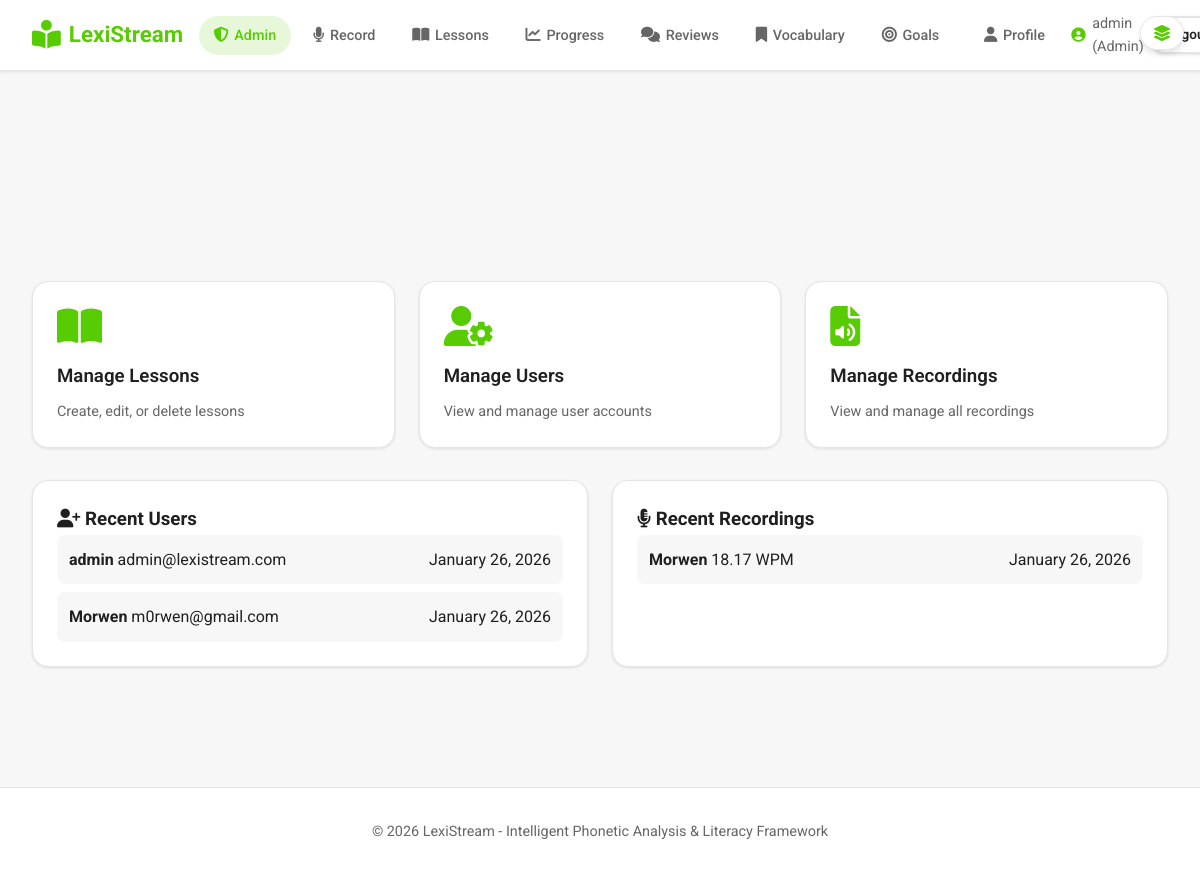
Page /admin/dashboard (signed in) on the committed database.
### app.py (models this page shows)
class User(UserMixin, db.Model):
    id = db.Column(db.Integer, primary_key=True)
    username = db.Column(db.String(80), unique=True, nullable=False)
    email = db.Column(db.String(120), unique=True, nullable=False)
    password_hash = db.Column(db.String(255), nullable=False)
    is_admin = db.Column(db.Boolean, default=False, nullable=False)
    display_name = db.Column(db.String(120))
    bio = db.Column(db.Text)
    location = db.Column(db.String(120))
    website = db.Column(db.String(255))
    avatar_url = db.Column(db.String(255))
    role = db.Column(db.String(20), default="user", nullable=False)  # user, teacher, admin
    created_at = db.Column(db.DateTime, default=datetime.utcnow)

class Recording(db.Model):
    id = db.Column(db.Integer, primary_key=True)
    user_id = db.Column(db.Integer, db.ForeignKey('user.id'), nullable=False)
    filename = db.Column(db.String(255), nullable=False)
    transcript = db.Column(db.Text)
    words_per_minute = db.Column(db.Float)
    duration_seconds = db.Column(db.Float)
    created_at = db.Column(db.DateTime, default=datetime.utcnow)
    user = db.relationship('User', backref=db.backref('recordings', lazy=True))

### app.py (the view)
@app.route('/admin/dashboard')
@login_required
@admin_required
def admin_dashboard():
    total_users = User.query.count()
    total_recordings = Recording.query.count()
    total_lessons = Lesson.query.count()
    total_reviews = Review.query.count()
    recent_users = User.query.order_by(User.created_at.desc()).limit(5).all()
    recent_recordings = Recording.query.order_by(Recording.created_at.desc()).limit(5).all()
    return render_template('admin/dashboard.html',
                         total_users=total_users,
                         total_recordings=total_recordings,
                         total_lessons=total_lessons,
                         total_reviews=total_reviews,
                         recent_users=recent_users,
                         recent_recordings=recent_recordings)

### app.py (called while the page is built)
@login_manager.user_loader
def load_user(user_id):
    return User.query.get(int(user_id))

def admin_required(f):
    @wraps(f)
    def decorated_function(*args, **kwargs):
        if not current_user.is_authenticated or not current_user.is_admin:
            flash('Admin access required')
            return redirect(url_for('dashboard'))
        return f(*args, **kwargs)
    return decorated_function

### templates/admin/dashboard.html (shortened to what this page needs)
{% extends "base.html" %}
{% block content %}
<div class="admin-stats-grid">
    </div>
    <div class="action-grid">
        <a href="{{ url_for('admin_lessons') }}" class="action-card">
            <i class="fas fa-book-open"></i>
            <h3>Manage Lessons</h3>
            <p>Create, edit, or delete lessons</p>
        </a>
        <a href="{{ url_for('admin_users') }}" class="action-card">
            <i class="fas fa-user-cog"></i>
            <h3>Manage Users</h3>
            <p>View and manage user accounts</p>
        </a>
        <a href="{{ url_for('admin_recordings') }}" class="action-card">
            <i class="fas fa-file-audio"></i>
            <h3>Manage Recordings</h3>
            <p>View and manage all recordings</p>
        </a>
    </div>
    <div class="recent-section">
        <div class="card">
            <h3><i class="fas fa-user-plus"></i> Recent Users</h3>
            {% if recent_users %}
            <div class="recent-list">
                {% for user in recent_users %}
                <div class="recent-item">
                    <div class="recent-item-info">
                        <strong>{{ user.username }}</strong>
                        <span>{{ user.email }}</span>
                    </div>
                    <span class="recent-date">{{ user.created_at.strftime('%B %d, %Y') }}</span>
                </div>
                {% endfor %}
            </div>
            {% else %}
            <p class="empty-message">No users yet</p>
            {% endif %}
        </div>
        <div class="card">
            <h3><i class="fas fa-microphone-alt"></i> Recent Recordings</h3>
            {% if recent_recordings %}
            <div class="recent-list">
                {% for recording in recent_recordings %}
                <div class="recent-item">
                    <div class="recent-item-info">
                        <strong>{{ recording.user.username }}</strong>
                        <span>{{ recording.words_per_minute }} WPM</span>
                    </div>
                    <span class="recent-date">{{ recording.created_at.strftime('%B %d, %Y') }}</span>
                </div>
                {% endfor %}
            </div>
            {% else %}
            <p class="empty-message">No recordings yet</p>
            {% endif %}
        </div>
    </div>
{% endblock %}

### templates/base.html (shortened to what this page needs)
<!DOCTYPE html>
<html lang="en">
<head>
    <link rel="stylesheet" href="{{ url_for('static', filename='css/style.css') }}">
    <link rel="stylesheet" href="https://cdnjs.cloudflare.com/ajax/libs/font-awesome/6.4.0/css/all.min.css">
</head>
<body>
    <header class="navbar">
        <div class="nav-container">
            <div class="nav-left">
                <a href="{% if current_user.is_authenticated %}{% if current_user.is_admin %}{{ url_for('admin_dashboard') }}{% else %}{{ url_for('dashboard') }}{% endif %}{% else %}{{ url_for('index') }}{% endif %}" class="nav-logo">
                    <i class="fas fa-book-reader"></i>
                    <span>LexiStream</span>
                </a>
            </div>
            <div class="nav-center">
                {% if current_user.is_authenticated %}
                <ul class="nav-menu">
                    {% if current_user.is_admin or current_user.role == 'admin' %}
                    <li>
                        <a href="{{ url_for('admin_dashboard') }}" class="nav-link {% if request.endpoint == 'admin_dashboard' %}active{% endif %}">
                            <i class="fas fa-shield-alt"></i><span>Admin</span>
                        </a>
                    </li>
                    {% elif current_user.role == 'teacher' %}
                    <li>
                        <a href="{{ url_for('teacher_dashboard') }}" class="nav-link {% if request.endpoint == 'teacher_dashboard' %}active{% endif %}">
                            <i class="fas fa-chalkboard-teacher"></i><span>Teacher</span>
                        </a>
                    </li>
                    {% else %}
                    <li>
                        <a href="{{ url_for('dashboard') }}" class="nav-link {% if request.endpoint == 'dashboard' %}active{% endif %}">
                            <i class="fas fa-home"></i><span>Dashboard</span>
                        </a>
                    </li>
                    {% endif %}
                    <li>
                        <a href="{{ url_for('record') }}" class="nav-link {% if request.endpoint == 'record' %}active{% endif %}">
                            <i class="fas fa-microphone"></i><span>Record</span>
                        </a>
                    </li>
                    <li>
                        <a href="{{ url_for('lessons') }}" class="nav-link {% if request.endpoint == 'lessons' %}active{% endif %}">
                            <i class="fas fa-book-open"></i><span>Lessons</span>
                        </a>
                    </li>
                    <li>
                        <a href="{{ url_for('progress') }}" class="nav-link {% if request.endpoint == 'progress' %}active{% endif %}">
                            <i class="fas fa-chart-line"></i><span>Progress</span>
                        </a>
                    </li>
                    <li>
                        <a href="{{ url_for('reviews') }}" class="nav-link {% if 'review' in request.endpoint %}active{% endif %}">
                            <i class="fas fa-comments"></i><span>Reviews</span>
                        </a>
                    </li>
                    <li>
                        <a href="{{ url_for('vocabulary') }}" class="nav-link {% if request.endpoint == 'vocabulary' %}active{% endif %}">
                            <i class="fas fa-bookmark"></i><span>Vocabulary</span>
                        </a>
                    </li>
                    <li>
                        <a href="{{ url_for('goals') }}" class="nav-link {% if request.endpoint == 'goals' %}active{% endif %}">
                            <i class="fas fa-bullseye"></i><span>Goals</span>
                        </a>
                    </li>
                </ul>
                {% endif %}
            </div>
            <div class="nav-right">
                {% if current_user.is_authenticated %}
                <a href="{{ url_for('profile') }}" class="nav-link" style="margin-right: 0.25rem;">
                    <i class="fas fa-user"></i><span>Profile</span>
                </a>
                <span class="nav-user">
                    <i class="fas fa-user-circle"></i>
                    {{ current_user.username }}{% if current_user.is_admin %} (Admin){% endif %}
                </span>
                <a href="{{ url_for('logout') }}" class="btn btn-secondary btn-sm">Logout</a>
                {% else %}
                <a href="{{ url_for('login') }}" class="btn btn-secondary btn-sm">Login</a>
                <a href="{{ url_for('register') }}" class="btn btn-primary btn-sm">Register</a>
                {% endif %}
            </div>
        </div>
    </header>
    {% if current_user.is_authenticated %}
    <button type="button" id="toggleCanvasBtn" class="canvas-toggle" title="Toggle dashboard">
        <i class="fas fa-layer-group"></i>
    </button>
    {% endif %}
    <main class="main-content">
        {% block content %}{% endblock %}
    </main>
    <footer class="footer">
        <p>&copy; 2026 LexiStream - Intelligent Phonetic Analysis & Literacy Framework</p>
    </footer>
</body>
</html>

### static/css/style.css (style rules this page uses)
* { margin: 0; padding: 0; box-sizing: border-box; }
:root { --matcha-dark: #58cc02; --matcha-light: #89e219; --matcha-hover: #4fb800; --cream-bg: #f7f7f7; --cream-light: #ffffff; --cream-border: #e5e5e5; --text-primary: #1f1f1f; --text-secondary: #666666; --text-light: #999999; --danger: #dc3545; --warning: #ffc107; --shadow-sm: 0 1px 3px rgba(0, 0, 0, 0.1); --shadow-md: 0 4px 6px rgba(0, 0, 0, 0.1); --shadow-lg: 0 10px 20px rgba(0, 0, 0, 0.1); }
body { font-family: 'Roboto', -apple-system, BlinkMacSystemFont, 'Segoe UI', sans-serif; background: var(--cream-bg); color: var(--text-primary); line-height: 1.6; min-height: 100vh; }
.navbar { background: var(--cream-light); border-bottom: 1px solid var(--cream-border); position: sticky; top: 0; z-index: 1000; box-shadow: var(--shadow-sm); transition: transform 0.3s ease; }
.nav-container { max-width: 1400px; margin: 0 auto; padding: 0.75rem 2rem; display: flex; align-items: center; justify-content: space-between; gap: 1rem; }
.nav-left, .nav-center, .nav-right { display: flex; align-items: center; gap: 1rem; }
.nav-logo { display: inline-flex; align-items: center; gap: 0.5rem; font-size: 1.4rem; font-weight: 700; color: var(--matcha-dark); text-decoration: none; }
.nav-logo i { font-size: 1.8rem; }
.nav-menu { list-style: none; display: flex; align-items: center; gap: 0.5rem; }
.nav-link { display: inline-flex; align-items: center; gap: 0.35rem; padding: 0.5rem 0.9rem; border-radius: 999px; text-decoration: none; color: var(--text-secondary); font-size: 0.9rem; font-weight: 500; transition: background 0.2s ease, color 0.2s ease; }
.nav-link i { font-size: 0.95rem; }
.nav-link.active { background: rgba(88, 204, 2, 0.15); color: var(--matcha-dark); }
.nav-user { display: inline-flex; align-items: center; gap: 0.4rem; font-size: 0.9rem; color: var(--text-secondary); }
.nav-user i { color: var(--matcha-dark); }
.nav-right .btn-sm { padding: 0.4rem 0.8rem; }
.nav-right { gap: 0.5rem; }
.canvas-toggle { position: fixed; top: 1rem; right: 1rem; z-index: 1100; background: var(--cream-light); border: 1px solid var(--cream-border); border-radius: 999px; padding: 0.5rem 0.75rem; box-shadow: var(--shadow-md); display: flex; align-items: center; justify-content: center; cursor: pointer; }
.canvas-toggle i { font-size: 1rem; color: var(--matcha-dark); }
.main-content { max-width: 1400px; margin: 0 auto; padding: 1.5rem 2rem 2rem; }
.btn { display: inline-flex; align-items: center; gap: 0.5rem; padding: 0.75rem 1.5rem; border: none; border-radius: 12px; font-weight: 600; font-size: 0.95rem; cursor: pointer; transition: all 0.2s ease; text-decoration: none; font-family: 'Roboto', sans-serif; box-shadow: var(--shadow-sm); }
.btn-secondary { background: var(--cream-light); color: var(--text-primary); border: 2px solid var(--cream-border); }
.btn-sm { padding: 0.5rem 1rem; font-size: 0.85rem; }
.card { background: var(--cream-light); border-radius: 16px; padding: 1.5rem; box-shadow: var(--shadow-sm); border: 1px solid var(--cream-border); margin-bottom: 1.5rem; }
.footer { background: var(--cream-light); border-top: 1px solid var(--cream-border); text-align: center; padding: 2rem; margin-top: 4rem; color: var(--text-secondary); font-size: 0.9rem; }
.admin-stats-grid { display: grid; grid-template-columns: repeat(auto-fit, minmax(200px, 1fr)); gap: 1.5rem; margin-bottom: 2rem; }
.action-grid { display: grid; grid-template-columns: repeat(auto-fit, minmax(250px, 1fr)); gap: 1.5rem; margin-bottom: 2rem; }
.action-card { background: var(--cream-light); padding: 1.5rem; border-radius: 16px; text-decoration: none; color: var(--text-primary); transition: all 0.2s ease; border: 1px solid var(--cream-border); box-shadow: var(--shadow-sm); display: block; }
.action-card i { font-size: 2.5rem; color: var(--matcha-dark); margin-bottom: 1rem; display: block; }
.action-card h3 { margin-bottom: 0.5rem; font-weight: 600; }
.action-card p { color: var(--text-secondary); font-size: 0.9rem; }
.recent-section { display: grid; grid-template-columns: repeat(auto-fit, minmax(300px, 1fr)); gap: 1.5rem; margin-top: 2rem; }
.recent-item { display: flex; justify-content: space-between; align-items: center; padding: 0.75rem; background: var(--cream-bg); border-radius: 8px; margin-bottom: 0.5rem; }
.recent-item:last-child { margin-bottom: 0; }

### rows in the picture
User: username "admin", email "admin@lexistream.com", created_at "January 26, 2026"
User: username "Morwen", email "m0rwen@gmail.com", created_at "January 26, 2026"
Recording: user.username "Morwen", words_per_minute "18.17", created_at "January 26, 2026"
